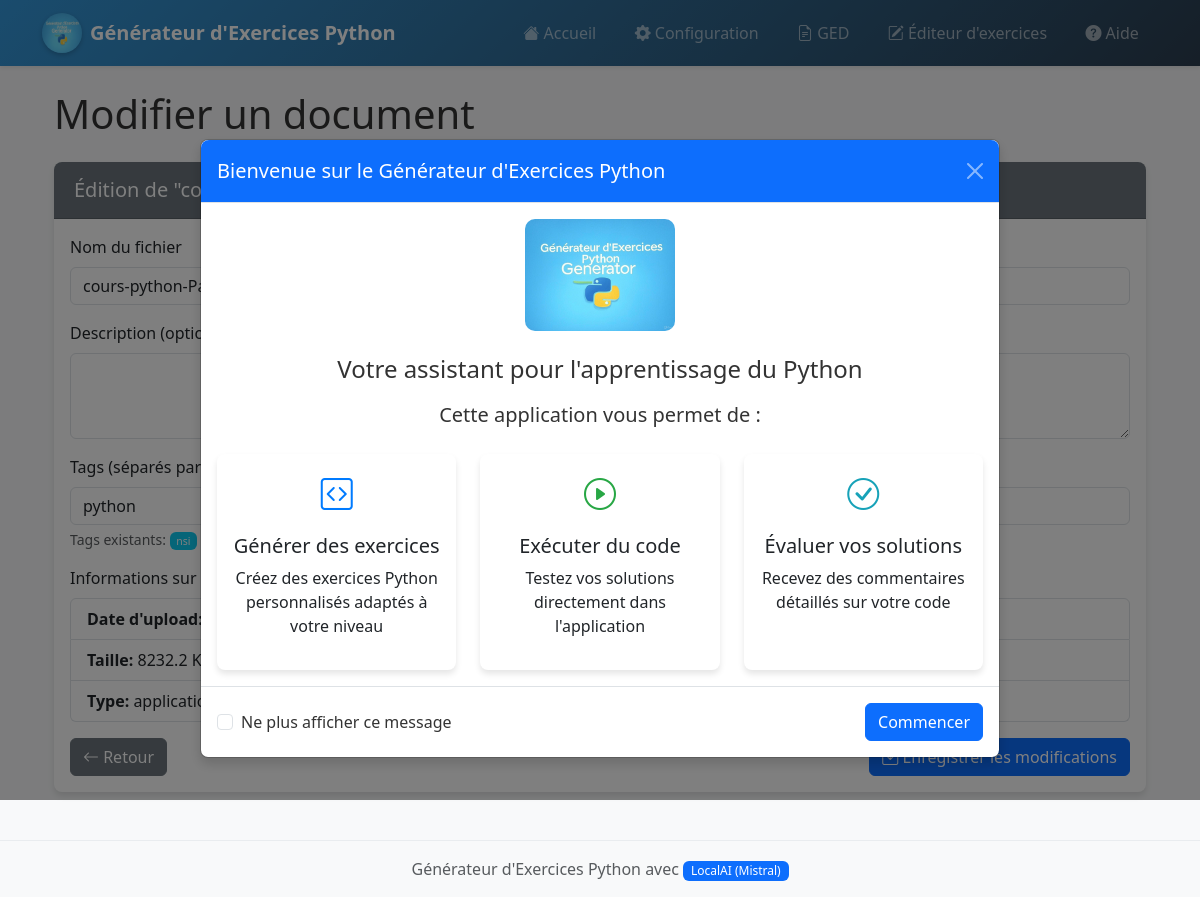
Before: /ged/edit/4 with the older database file.
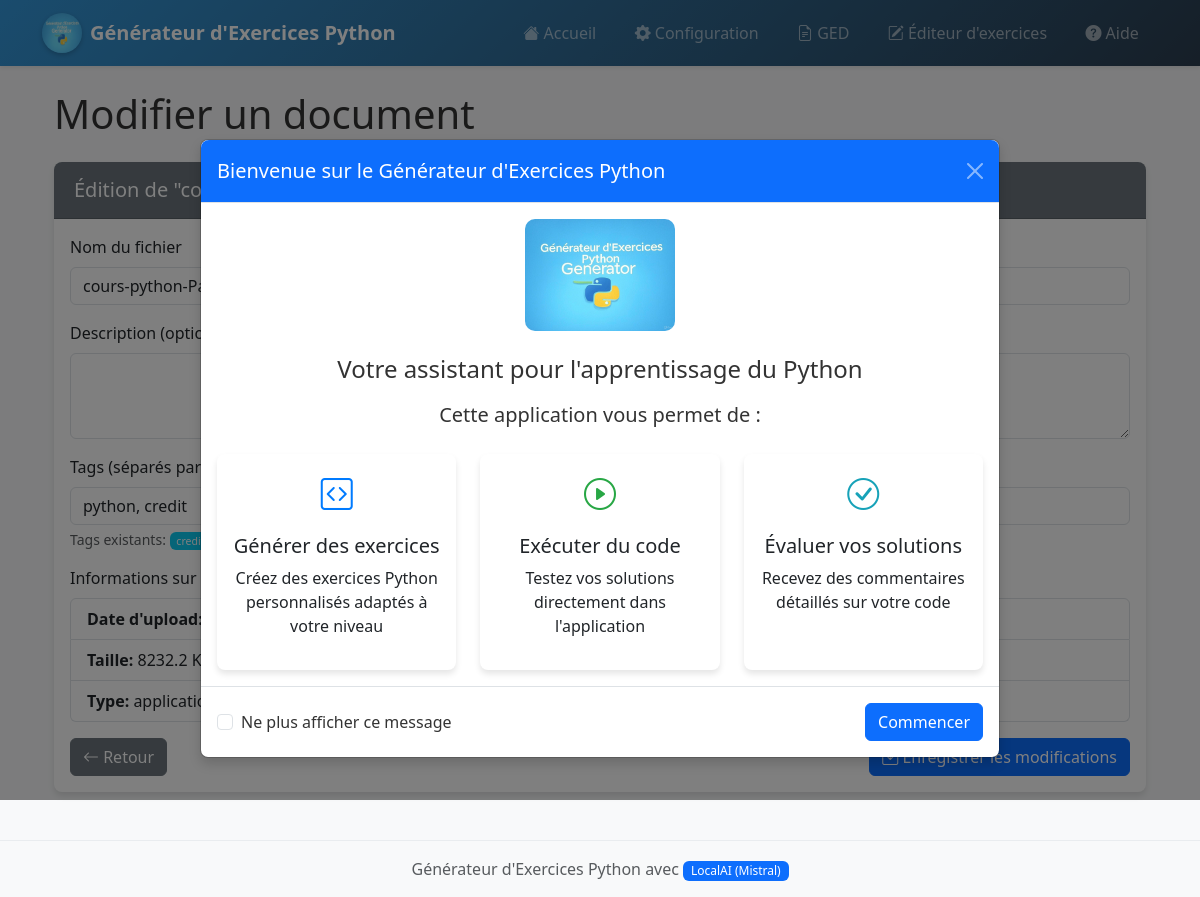
After: the same page with the newer database file.
### app.py (models this page shows)
class Tag(db.Model):
    id = db.Column(db.Integer, primary_key=True)
    nom = db.Column(db.String(50), unique=True)

### app.py (the view, shortened to what this page needs)
@app.route('/ged/edit/<int:document_id>', methods=['GET', 'POST'])
def edit_document(document_id):
    document = Document.query.get_or_404(document_id)
    all_tags = Tag.query.order_by(Tag.nom).all()
    return render_template('edit_document.html', document=document, all_tags=all_tags)

### templates/edit_document.html (shortened to what this page needs)
{% extends "layout.html" %}
{% block content %}
<div class="container">
    <h1 class="mb-4">Modifier un document</h1>
    <div class="card">
        <div class="card-header bg-secondary text-white">
            <h5 class="mb-0">Édition de "{{ document.nom_fichier }}"</h5>
        </div>
        <div class="card-body">
            <form action="{{ url_for('edit_document', document_id=document.id) }}" method="post">
                <div class="mb-3">
                    <label for="nom_fichier" class="form-label">Nom du fichier</label>
                </div>
                <div class="mb-3">
                    <label for="description" class="form-label">Description (optionnelle)</label>
                </div>
                <div class="mb-3">
                    <label for="tags" class="form-label">Tags (séparés par des virgules)</label>
                    <div class="form-text">
                        Tags existants:
                        {% for tag in all_tags %}
                        <span class="badge bg-info tag-suggestion" style="cursor: pointer;">{{ tag.nom }}</span>
                        {% endfor %}
                    </div>
                </div>
                <div class="mb-3">
                    <label class="form-label">Informations sur le fichier</label>
                    <ul class="list-group">
                        <li class="list-group-item">
                            <strong>Date d'upload:</strong> {{ document.date_upload.strftime('%d/%m/%Y %H:%M') }}
                        </li>
                        <li class="list-group-item">
                            <strong>Taille:</strong> {{ (document.taille_fichier / 1024)|round(1) }} KB
                        </li>
                        <li class="list-group-item">
                            <strong>Type:</strong> {{ document.type_mime }}
                        </li>
                    </ul>
                </div>
                <div class="d-flex justify-content-between">
                    <a href="{{ url_for('ged') }}" class="btn btn-secondary">
                        <i class="bi bi-arrow-left"></i> Retour
                    </a>
                    <button type="submit" class="btn btn-primary">
                         Enregistrer les modifications
                    </button>
                </div>
            </form>
        </div>
    </div>
</div>
{% endblock %}

Changed rows visible on the page:
no longer on this page (row unchanged): Tag: nom "nsi"
added Tag: nom "credit"
